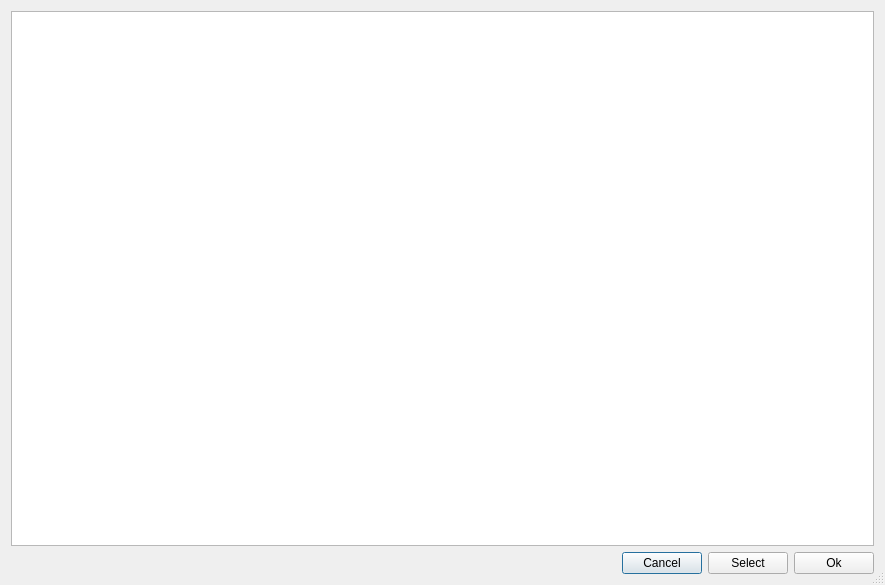
<?xml version="1.0" encoding="UTF-8"?>
<ui version="4.0">
 <class>DialogMediumManager</class>
 <widget class="QDialog" name="DialogMediumManager">
  <property name="geometry">
   <rect>
    <x>0</x>
    <y>0</y>
    <width>885</width>
    <height>585</height>
   </rect>
  </property>
  <property name="windowTitle">
   <string>GlassManager</string>
  </property>
  <property name="windowIcon">
   <iconset resource="Astree.qrc">
    <normaloff>:/Astree/Astree.ico</normaloff>:/Astree/Astree.ico</iconset>
  </property>
  <property name="sizeGripEnabled">
   <bool>true</bool>
  </property>
  <layout class="QGridLayout" name="gridLayout">
   <item row="0" column="0">
    <layout class="QVBoxLayout" name="verticalLayout">
     <item>
      <widget class="QTableWidget" name="twMedium"/>
     </item>
     <item>
      <layout class="QHBoxLayout" name="horizontalLayout">
       <item>
        <spacer name="horizontalSpacer">
         <property name="orientation">
          <enum>Qt::Horizontal</enum>
         </property>
         <property name="sizeHint" stdset="0">
          <size>
           <width>40</width>
           <height>20</height>
          </size>
         </property>
        </spacer>
       </item>
       <item>
        <widget class="QPushButton" name="btnCancel">
         <property name="text">
          <string>Cancel</string>
         </property>
        </widget>
       </item>
       <item>
        <widget class="QPushButton" name="btnSelect">
         <property name="text">
          <string>Select</string>
         </property>
        </widget>
       </item>
       <item>
        <widget class="QPushButton" name="btnOk">
         <property name="text">
          <string>Ok</string>
         </property>
        </widget>
       </item>
      </layout>
     </item>
    </layout>
   </item>
  </layout>
 </widget>
 <resources>
  <include location="Astree.qrc"/>
 </resources>
 <connections/>
</ui>
